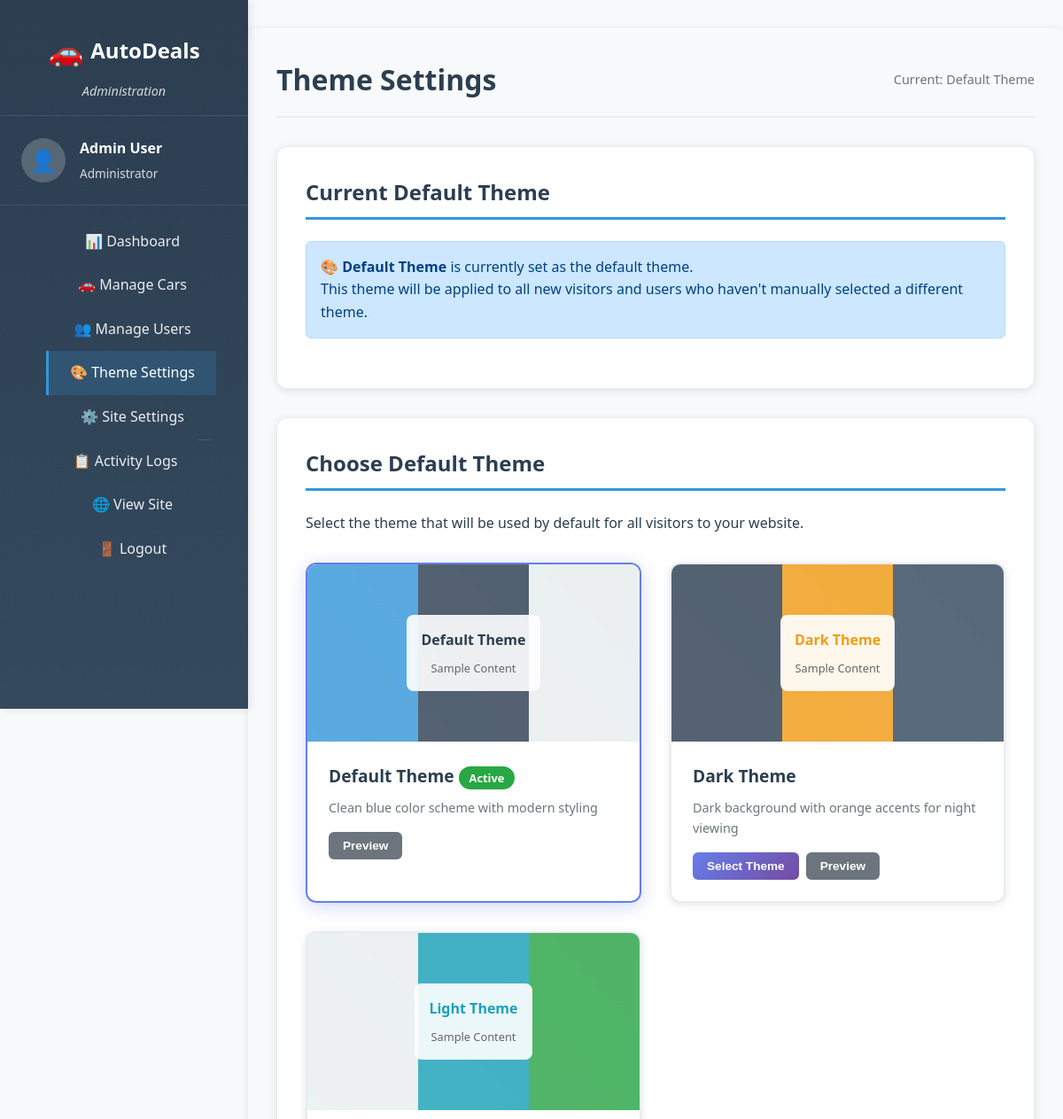
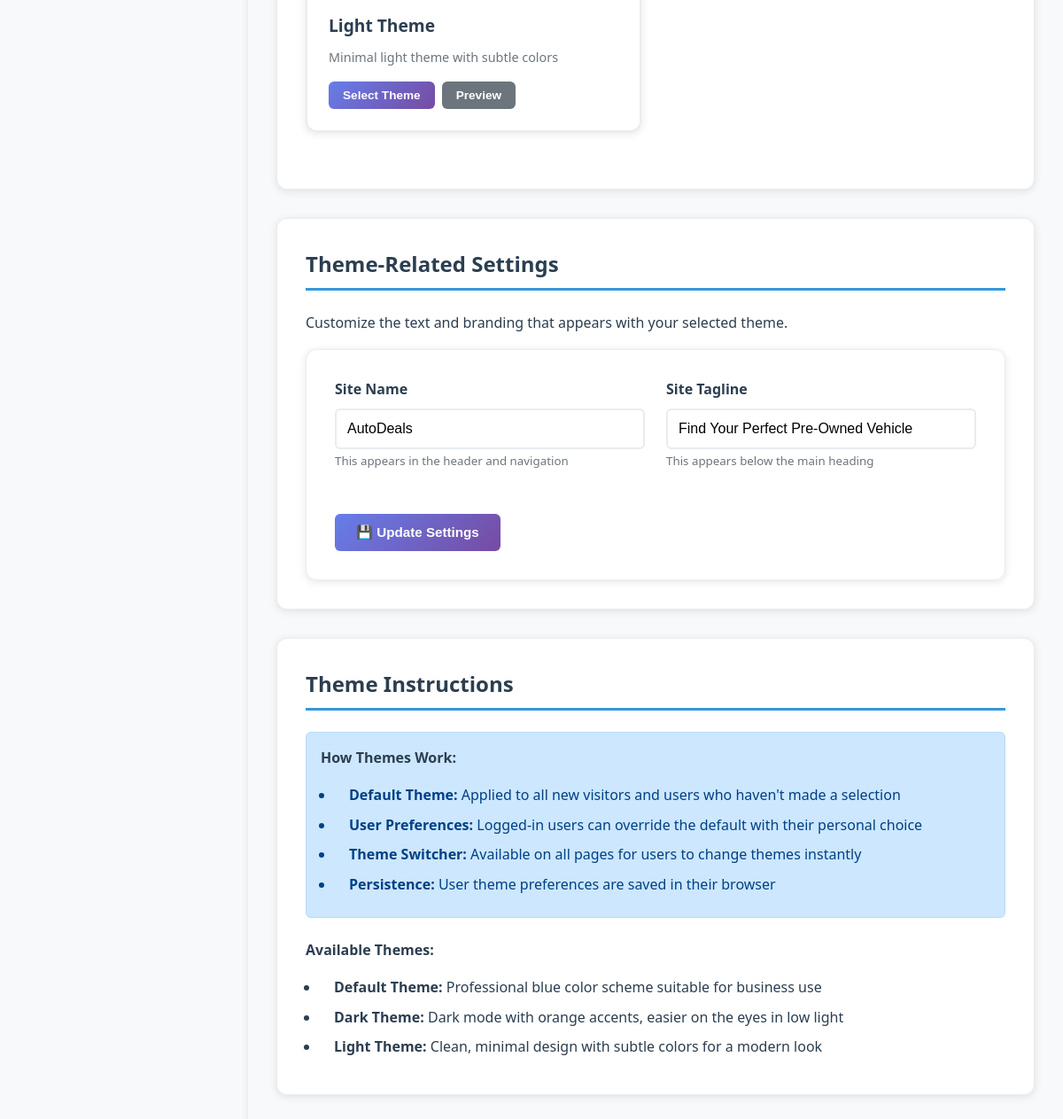
Page /public_html/admin/themes.php (signed in) on the committed database (2 pictures, top to bottom).
### tables this page shows
CREATE TABLE IF NOT EXISTS site_settings (
    id INT(11) NOT NULL AUTO_INCREMENT,
    setting_key VARCHAR(100) NOT NULL UNIQUE,
    setting_value TEXT,
    setting_description VARCHAR(255),
    category VARCHAR(50) DEFAULT 'general',
    created_at TIMESTAMP DEFAULT CURRENT_TIMESTAMP,
    updated_at TIMESTAMP DEFAULT CURRENT_TIMESTAMP ON UPDATE CURRENT_TIMESTAMP,
    PRIMARY KEY (id),
    UNIQUE KEY unique_setting (setting_key),
    INDEX idx_category (category)
);

CREATE TABLE IF NOT EXISTS users (
    id INT(11) NOT NULL AUTO_INCREMENT,
    username VARCHAR(50) NOT NULL UNIQUE,
    email VARCHAR(100) NOT NULL UNIQUE,
    password VARCHAR(255) NOT NULL,
    first_name VARCHAR(50) DEFAULT NULL,
    last_name VARCHAR(50) DEFAULT NULL,
    phone VARCHAR(20) DEFAULT NULL,
    role ENUM('user', 'admin') DEFAULT 'user',
    is_active TINYINT(1) DEFAULT 1,
    created_at TIMESTAMP DEFAULT CURRENT_TIMESTAMP,
    updated_at TIMESTAMP DEFAULT CURRENT_TIMESTAMP ON UPDATE CURRENT_TIMESTAMP,
    last_login TIMESTAMP NULL DEFAULT NULL,
    PRIMARY KEY (id),
    UNIQUE KEY unique_username (username),
    UNIQUE KEY unique_email (email),
    INDEX idx_username (username),
    INDEX idx_email (email),
    INDEX idx_role (role)
);

### php/admin-session.php (called while the page is built, shortened)
<?php
require_once 'session.php';
require_once 'config.php';
function getSiteSetting($key, $default = '') {
    try {
        $connection = getDatabaseConnection();
        $query = "SELECT setting_value FROM site_settings WHERE setting_key = ?";
        $stmt = $connection->prepare($query);
        $stmt->bind_param("s", $key);
        $stmt->execute();
        $result = $stmt->get_result();
        $setting = $result->fetch_assoc();
        return $setting ? $setting['setting_value'] : $default;
    } catch (Exception $e) {
        error_log("Error getting site setting: " . $e->getMessage());
        return $default;
    }
}
?>

### php/config.php (called while the page is built, shortened)
<?php
function sanitizeOutput($data) {
    return htmlspecialchars($data, ENT_QUOTES, 'UTF-8');
}
?>

### php/session.php (called while the page is built, shortened)
<?php
require_once __DIR__ . '/config.php';
function isLoggedIn() {
    return isset($_SESSION['user_id']) && !empty($_SESSION['user_id']);
}
function getCurrentUser() {
    try {
        $connection = getDatabaseConnection();
        $query = "SELECT id, username, email, first_name, last_name, phone, created_at, last_login
                  FROM users
                  WHERE id = ? AND is_active = 1";
        $stmt = $connection->prepare($query);
        $stmt->bind_param("i", $_SESSION['user_id']);
        $stmt->execute();
        $result = $stmt->get_result();
        $user = $result->fetch_assoc();
        return $user;
    } catch (Exception $e) {
        error_log("Error fetching current user: " . $e->getMessage());
        return null;
    }
}
function getUserDisplayName() {
    $user = getCurrentUser();
    if ($user) {
        if (!empty($user['first_name']) && !empty($user['last_name'])) {
            return $user['first_name'] . ' ' . $user['last_name'];
        } elseif (!empty($user['first_name'])) {
            return $user['first_name'];
        } else {
            return $user['username'];
        }
    }
    return $_SESSION['username'] ?? '';
}
?>

### public_html/admin/themes.php (the view, shortened to what this page needs)
<?php
require_once '../../php/admin-session.php';
require_once '../../php/config.php';
$current_theme = getSiteSetting('default_theme', 'default');
$themes = [
    'default' => [
        'name' => 'Default Theme',
        'description' => 'Clean blue color scheme with modern styling',
        'preview' => '../../images/theme-previews/default.png',
        'colors' => ['#3498db', '#2c3e50', '#ecf0f1']
    ],
    'dark' => [
        'name' => 'Dark Theme',
        'description' => 'Dark background with orange accents for night viewing',
        'preview' => '../../images/theme-previews/dark.png',
        'colors' => ['#2c3e50', '#f39c12', '#34495e']
    ],
    'light' => [
        'name' => 'Light Theme',
        'description' => 'Minimal light theme with subtle colors',
        'preview' => '../../images/theme-previews/light.png',
        'colors' => ['#ecf0f1', '#17a2b8', '#28a745']
    ]
];
$site_name = getSiteSetting('site_name', 'AutoDeals');
$site_tagline = getSiteSetting('site_tagline', 'Find Your Perfect Pre-Owned Vehicle');
?>
<!DOCTYPE html>
<html lang="en">
<head>
    <link rel="stylesheet" href="../../css/theme-<?php echo $current_theme; ?>.css" id="theme-link">
    <link rel="stylesheet" href="../admin-styles.css">
</head>
<body class="admin-body">
    <div class="admin-layout">
        <nav class="admin-sidebar">
            <div class="admin-sidebar-header">
                <div class="admin-logo">
                    <span class="logo-icon">🚗</span>
                    <span class="logo-text"><?php echo sanitizeOutput($site_name); ?></span>
                </div>
                <div class="admin-subtitle">Administration</div>
            </div>
            <div class="admin-user-info">
                <div class="admin-avatar">👤</div>
                <div class="admin-details">
                    <div class="admin-name"><?php echo sanitizeOutput(getUserDisplayName()); ?></div>
                    <div class="admin-role">Administrator</div>
                </div>
            </div>
            <ul class="admin-nav">
                <li><a href="dashboard.php">📊 Dashboard</a></li>
                <li><a href="cars.php">🚗 Manage Cars</a></li>
                <li><a href="users.php">👥 Manage Users</a></li>
                <li><a href="themes.php" class="active">🎨 Theme Settings</a></li>
                <li><a href="settings.php">⚙️ Site Settings</a></li>
                <li><a href="logs.php">📋 Activity Logs</a></li>
                <li class="nav-divider"></li>
                <li><a href="../index.html">🌐 View Site</a></li>
                <li><a href="../logout.php">🚪 Logout</a></li>
            </ul>
        </nav>
        <main class="admin-main">
            <div class="admin-header">
                <h1>Theme Settings</h1>
                <div class="admin-header-actions">
                    <span class="admin-time">Current: <?php echo $themes[$current_theme]['name']; ?></span>
                </div>
            </div>
            <div class="admin-section">
                <h2>Current Default Theme</h2>
                <div class="admin-alert admin-alert-info">
                    <strong>🎨 <?php echo $themes[$current_theme]['name']; ?></strong> is currently set as the default theme.<br>
                    This theme will be applied to all new visitors and users who haven't manually selected a different theme.
                </div>
            </div>
            <div class="admin-section">
                <h2>Choose Default Theme</h2>
                <p>Select the theme that will be used by default for all visitors to your website.</p>
                <form method="POST" id="theme-form">
                    <div class="theme-preview-grid">
                        <?php foreach ($themes as $theme_key => $theme): ?>
                        <div class="theme-card <?php echo $theme_key === $current_theme ? 'active' : ''; ?>"
                             onclick="selectTheme('<?php echo $theme_key; ?>')">
                            <div class="theme-preview">
                                <div class="theme-preview-colors">
                                    <?php foreach ($theme['colors'] as $color): ?>
                                        <div class="color-bar" style="background-color: <?php echo $color; ?>"></div>
                                    <?php endforeach; ?>
                                </div>
                                <div class="theme-preview-content">
                                    <div style="background: rgba(255,255,255,0.9); padding: 1rem; border-radius: 8px;">
                                        <div style="font-weight: bold; color: <?php echo $theme['colors'][1]; ?>"><?php echo $theme['name']; ?></div>
                                        <div style="font-size: 0.8rem; color: #666; margin-top: 0.5rem;">Sample Content</div>
                                    </div>
                                </div>
                            </div>
                            <div class="theme-info">
                                <div class="theme-name">
                                    <?php echo $theme['name']; ?>
                                    <?php if ($theme_key === $current_theme): ?>
                                        <span class="theme-status">Active</span>
                                    <?php endif; ?>
                                </div>
                                <div class="theme-description"><?php echo $theme['description']; ?></div>
                                <div class="theme-actions">
                                    <?php if ($theme_key !== $current_theme): ?>
                                        <button type="button" class="admin-btn admin-btn-sm admin-btn-primary"
                                                onclick="selectTheme('<?php echo $theme_key; ?>')">
                                            Select Theme
                                        </button>
                                    <?php endif; ?>
                                    <button type="button" class="admin-btn admin-btn-sm admin-btn-secondary"
                                            onclick="previewTheme('<?php echo $theme_key; ?>')">
                                        Preview
                                    </button>
                                </div>
                            </div>
                        </div>
                        <?php endforeach; ?>
                    </div>
                </form>
            </div>
            <div class="admin-section">
                <h2>Theme-Related Settings</h2>
                <p>Customize the text and branding that appears with your selected theme.</p>
                <form method="POST" class="admin-form">
                    <div class="admin-form-row">
                        <div class="admin-form-group">
                            <label for="site_name">Site Name</label>
                            <input type="text" id="site_name" name="site_name"
                                   value="<?php echo sanitizeOutput($site_name); ?>"
                                   placeholder="AutoDeals">
                            <small style="color: #6c757d;">This appears in the header and navigation</small>
                        </div>
                        <div class="admin-form-group">
                            <label for="site_tagline">Site Tagline</label>
                            <input type="text" id="site_tagline" name="site_tagline"
                                   value="<?php echo sanitizeOutput($site_tagline); ?>"
                                   placeholder="Find Your Perfect Pre-Owned Vehicle">
                            <small style="color: #6c757d;">This appears below the main heading</small>
                        </div>
                    </div>
                    <button type="submit" class="admin-btn admin-btn-primary">
                        💾 Update Settings
                    </button>
                </form>
            </div>
            <div class="admin-section">
                <h2>Theme Instructions</h2>
                <div class="admin-alert admin-alert-info">
                    <h4>How Themes Work:</h4>
                    <ul style="margin: 0.5rem 0 0 1rem;">
                        <li><strong>Default Theme:</strong> Applied to all new visitors and users who haven't made a selection</li>
                        <li><strong>User Preferences:</strong> Logged-in users can override the default with their personal choice</li>
                        <li><strong>Theme Switcher:</strong> Available on all pages for users to change themes instantly</li>
                        <li><strong>Persistence:</strong> User theme preferences are saved in their browser</li>
                    </ul>
                </div>
                <div style="margin-top: 1.5rem;">
                    <h4>Available Themes:</h4>
                    <ul style="margin: 0.5rem 0 0 1rem;">
                        <li><strong>Default Theme:</strong> Professional blue color scheme suitable for business use</li>
                        <li><strong>Dark Theme:</strong> Dark mode with orange accents, easier on the eyes in low light</li>
                        <li><strong>Light Theme:</strong> Clean, minimal design with subtle colors for a modern look</li>
                    </ul>
                </div>
            </div>
        </main>
    </div>
</body>
</html>

### css/theme-default.css (style rules this page uses)
* { margin: 0; padding: 0; box-sizing: border-box; }
body { font-family: 'Arial', sans-serif; line-height: 1.6; color: #333; background-color: #f8f9fa; transition: all 0.3s ease; }
:root { --primary-color: #2c3e50; --secondary-color: #3498db; --accent-color: #e74c3c; --light-gray: #ecf0f1; --dark-gray: #34495e; --white: #ffffff; --text-dark: #2c3e50; --text-light: #7f8c8d; --background-color: #f8f9fa; --card-background: #ffffff; --border-color: #dee2e6; }
h1, h2, h3, h4, h5, h6 { color: var(--primary-color); margin-bottom: 1rem; font-weight: 600; }
h1 { font-size: 2.5rem; margin-bottom: 0.5rem; }
h2 { font-size: 2rem; border-bottom: 3px solid var(--secondary-color); padding-bottom: 0.5rem; margin-bottom: 1.5rem; }
p { margin-bottom: 1rem; color: var(--text-dark); }
nav { background-color: var(--secondary-color); padding: 0; position: relative; }
nav ul { list-style: none; display: flex; justify-content: center; flex-wrap: wrap; max-width: 1200px; margin: 0 auto; }
nav li { margin: 0; }
nav a { display: block; color: var(--white); text-decoration: none; padding: 1rem 1.5rem; transition: background-color 0.3s ease; font-weight: 500; }
nav a.active { background-color: var(--accent-color); }
main { max-width: 1200px; margin: 2rem auto; padding: 0 2rem; background-color: var(--card-background); border-radius: 8px; box-shadow: 0 2px 10px rgba(0,0,0,0.1); min-height: 70vh; padding-top: 2rem; padding-bottom: 2rem; }
ul li { margin-bottom: 0.5rem; padding-left: 1rem; }
a { color: var(--secondary-color); text-decoration: none; }

### public_html/admin/themes.php (style rules this page uses)
.theme-preview-grid { display: grid; grid-template-columns: repeat(auto-fit, minmax(300px, 1fr)); gap: 2rem; margin: 2rem 0; }
.theme-card { background: white; border-radius: 12px; overflow: hidden; box-shadow: 0 2px 10px rgba(0,0,0,0.1); border: 2px solid #e9ecef; transition: all 0.3s ease; cursor: pointer; }
.theme-card.active { border-color: #667eea; box-shadow: 0 4px 20px rgba(102, 126, 234, 0.3); }
.theme-preview { height: 200px; background: linear-gradient(45deg, #f8f9fa, #e9ecef); display: flex; align-items: center; justify-content: center; position: relative; overflow: hidden; }
.theme-preview-content { text-align: center; z-index: 2; }
.theme-preview-colors { position: absolute; top: 0; left: 0; right: 0; bottom: 0; display: flex; }
.color-bar { flex: 1; opacity: 0.8; }
.theme-info { padding: 1.5rem; }
.theme-name { font-size: 1.2rem; font-weight: 600; margin-bottom: 0.5rem; color: #2c3e50; }
.theme-description { color: #6c757d; font-size: 0.9rem; margin-bottom: 1rem; }
.theme-actions { display: flex; gap: 0.5rem; }
.theme-status { background: #28a745; color: white; padding: 0.25rem 0.75rem; border-radius: 15px; font-size: 0.8rem; font-weight: 600; }

### rows in the picture
site_settings: setting_value "AutoDeals", site_name "AutoDeals"
users: sanitizeOutput(getUserDisplayName()) "Admin User"
site_settings: setting_value "Default Theme"

### other values in the picture
$theme['name'] "Default Theme"
$theme['description'] "Clean blue color scheme with modern styling"
$theme['name'] "Dark Theme"
$theme['description'] "Dark background with orange accents for night viewing"
$theme['name'] "Light Theme"
$theme['description'] "Minimal light theme with subtle colors"
